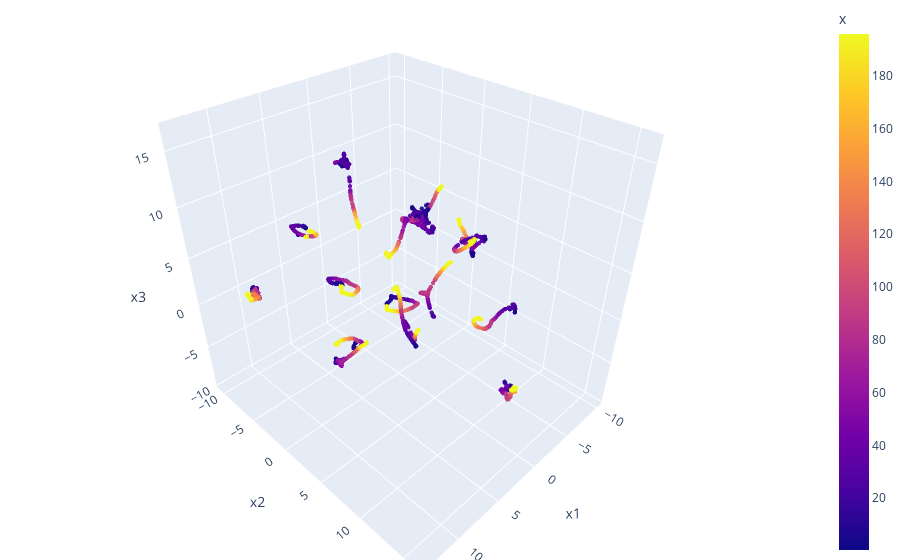

Here is the notebook cell this chart was saved with:
### Code cell
fig = px.scatter_3d(df, x='x1', y='x2', z='x3',
              color='x', opacity=0.9)

fig.update_traces(marker_size=1.5)

# tight layout
fig.update_layout(margin=dict(l=0, r=0, b=0, t=0))
fig.show()

### Figure 1 — Plotly figure (JSON) as saved in the notebook; plotly's stock layout.template omitted (floating-point values rounded to 4 significant figures; data arrays with more than 128 entries replaced by an {"elided": "..."} marker saying what was removed)
{"data": [{"hovertemplate": "x1=%{x}<br>x2=%{y}<br>x3=%{z}<br>x=%{marker.color}<extra></extra>", "legendgroup": "", "marker": {"color": {"elided": "1851 float values"}, "coloraxis": "coloraxis", "opacity": 0.9, "size": 1.5, "symbol": "circle"}, "mode": "markers", "name": "", "scene": "scene", "showlegend": false, "type": "scatter3d", "x": {"elided": "1851 float values"}, "y": {"elided": "1851 float values"}, "z": {"elided": "1851 float values"}}], "layout": {"coloraxis": {"colorbar": {"title": {"text": "x"}}, "colorscale": [[0, "#0d0887"], [0.1111, "#46039f"], [0.2222, "#7201a8"], [0.3333, "#9c179e"], [0.4444, "#bd3786"], [0.5556, "#d8576b"], [0.6667, "#ed7953"], [0.7778, "#fb9f3a"], [0.8889, "#fdca26"], [1, "#f0f921"]]}, "legend": {"tracegroupgap": 0}, "margin": {"b": 0, "l": 0, "r": 0, "t": 0}, "scene": {"domain": {"x": [0, 1], "y": [0, 1]}, "xaxis": {"title": {"text": "x1"}}, "yaxis": {"title": {"text": "x2"}}, "zaxis": {"title": {"text": "x3"}}}}}
